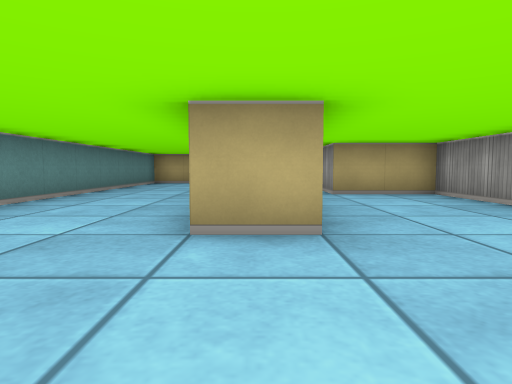
[1] (above)

12 first-person views from a walk through a cub3D ray-caster map. The camera is about half as high as the walls, tilts 4° down and sees 75° across. The floor is counted in squares. Each view is taken from the middle of a square. On the plan, view 1 faces up. The plan holds only what a view shows up to about 9 squares ahead; the rest is blank.

[2]
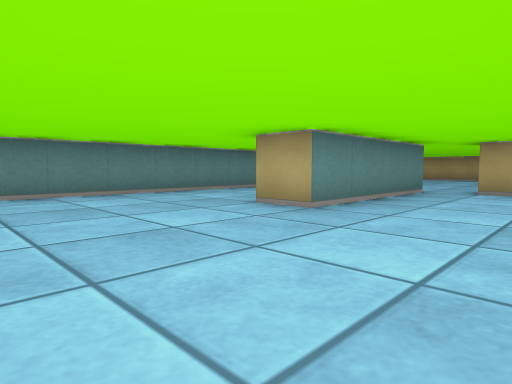

[3]
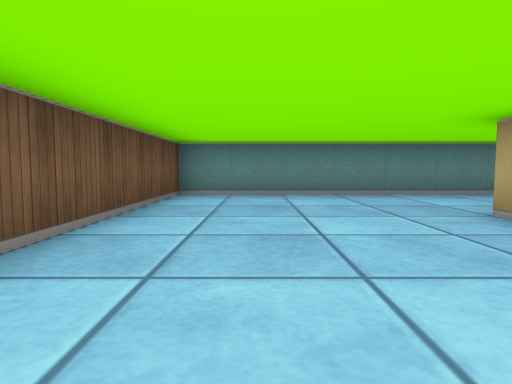

[4]
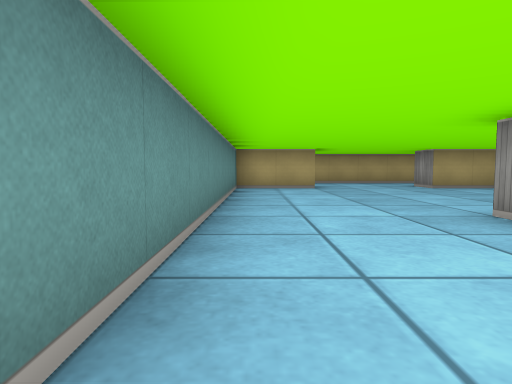

[5]
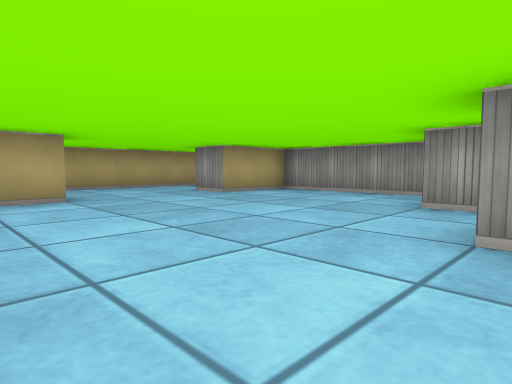

[6]
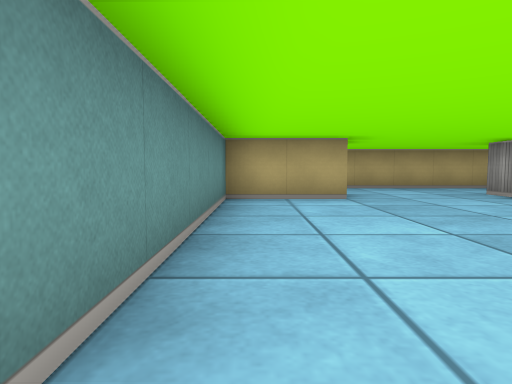

[7]
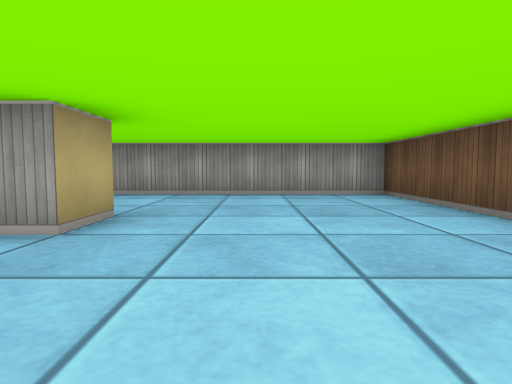

[8]
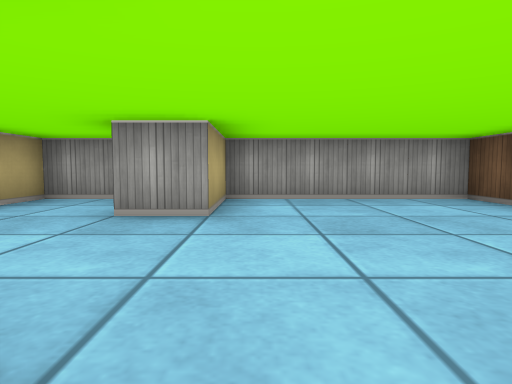

[9]
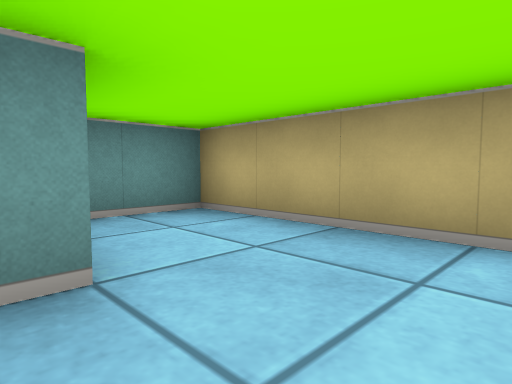

[10]
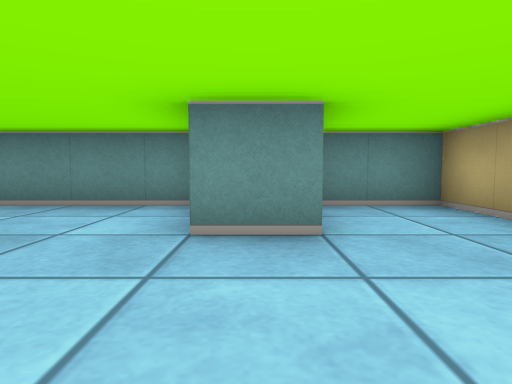

[11]
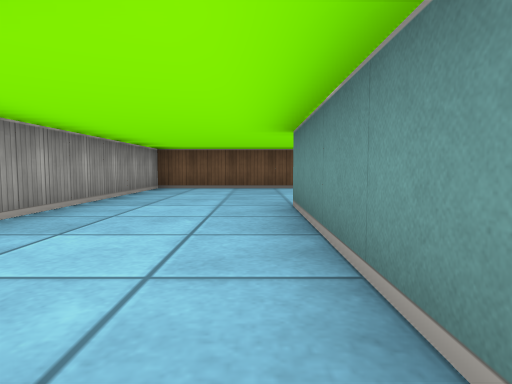

[12]
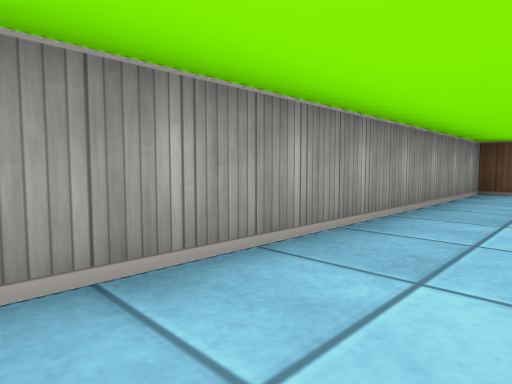

### Floor plan
Points are (right, up) in squares from view 1. A wall is a line through its corners. A room is listed if a view was taken in it or the views show most of it. See-through windows are left out.
Room 1 (views 1, 2, 3, 4, 5, 6, 7, 8, 9, 10, 11, 12)
walls: (0.5, 6.5) (0.5, 2.5) (-0.5, 2.5) (-0.5, 3); (2.5, 7.5) (3.5, 7.5) (3.5, 11.5) (1.5, 11.5) (1.5, 12.5); (-1.5, 12.6) (-1.5, 11.5) (-3.5, 11.5) (-3.5, -1.5) (3.5, -1.5) (3.5, 6.5) (1.5, 6.5) (1.5, 7.5); (3.5, 13.2) (3.5, 14.5) (-3.5, 14.5) (-3.5, 12.9)

Where each view was taken, in squares from view 1:
view 1: 0 up, 0 right, facing up
view 2: 1 down, 3 right, facing up-left
view 3: 0 up, 3 right, facing left
view 4: 3 up, 3 left, facing up
view 5: 6 up, 3 left, facing up-right
view 6: 6 up, 3 left, facing up
view 7: 1 up, 3 left, facing right
view 8: 11 up, 2 left, facing right
view 9: 12 up, 0 right, facing up-left
view 10: 12 up, 1 right, facing left
view 11: 7 up, 1 right, facing down
view 12: 6 up, 2 right, facing down-right
